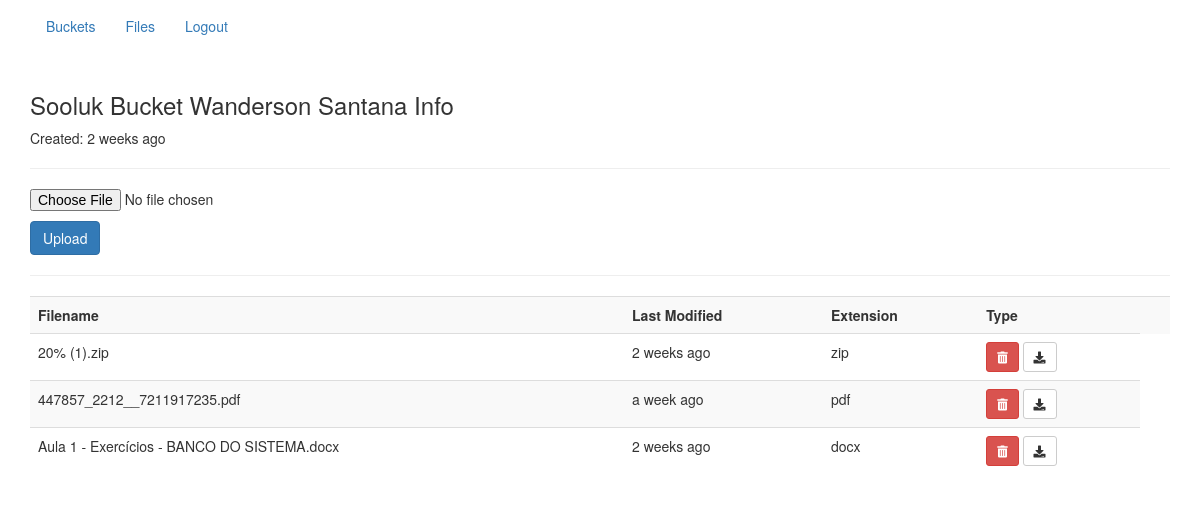
The page /files (signed in) on the database its author committed.
### models/tables.py (models this page shows, shortened)
class User(db.Model):
    __tablename__ = "user"  # Nome da tabela no banco
    id = db.Column(db.Integer, primary_key=True, nullable=False, autoincrement=True, unique=True)
    username = db.Column(db.String(64))
    usercpf = db.Column(db.String(14), unique=True)
    email = db.Column(db.String(120), unique=True)
    password_hash = db.Column(db.String(128))
    last_seen = db.Column(db.DateTime, )
    first_seen = db.Column(db.DateTime)
    files = db.relationship("File", back_populates="user", lazy="joined")
    bucket = db.relationship("Bucket", back_populates="user", lazy="joined")
    @property
    def is_authenticated(self):
        return True

class Bucket(db.Model):
    __tablename__ = 'bucket'  # Nome da tabela no banco
    id = db.Column(db.Integer, primary_key=True, nullable=False, autoincrement=True, unique=True)
    name = db.Column(db.String(100))
    creation_date = db.Column(db.DateTime)
    user_id = db.Column(db.Integer, db.ForeignKey('user.id'))
    user = db.relationship("User", back_populates="bucket", lazy="joined")
    files = db.relationship("File", back_populates="bucket", lazy="joined")

class File(db.Model):
    __tablename__ = 'file'  # Nome da tabela no banco
    id = db.Column(db.Integer, primary_key=True, nullable=False, autoincrement=True, unique=True)
    name = db.Column(db.String(100))
    path = db.Column(db.String(120))
    size = db.Column(db.String(20))
    extension = db.Column(db.String(5))
    insertion_date = db.Column(db.DateTime)
    expiration_date = db.Column(db.DateTime)
    user_id = db.Column(db.Integer, db.ForeignKey('user.id'))
    bucket_id = db.Column(db.Integer, db.ForeignKey('bucket.id'))
    user = db.relationship("User", back_populates="files", lazy="joined")
    bucket = db.relationship("Bucket", back_populates="files", lazy="joined")

### app.py (the view)
@app.route('/files')
@login_required
def files():
    _bucket = Bucket.get_for_name(name=current_user.bucket[0].name) #Saber o usuário que está logado no momento
    files = _bucket.files
    return render_template('files.html', my_bucket=_bucket, files=files)

### app.py (called while the page is built)
@lm.user_loader
def load_user(id):
    return User().user_by_id(id)

### filters.py (called while the page is built)
def datetimeformat(date_str):
    dt = arrow.get(date_str)
    return dt.humanize()

### integrations/bucket.py (called while the page is built)
    def get_for_name(name):
        _bucket = BucketTable.query.filter_by(name=name).first()  # Criar uma instância da classe
        return _bucket

### integrations/user.py (called while the page is built)
    def user_by_id(self, id):
        try:
            return UserTable.query.get(id)
        except:
            return None

### templates/files.html (shortened to what this page needs)
{% extends "layout.html" %}
{% block content %}
  <div class="container">
    <div class="col-12-xs">
      <h3>Sooluk Bucket {{ my_bucket.user.username }} Info </h3>
      <p>Created: {{ my_bucket.creation_date | datetimeformat }}</p>
      <hr>
      <form class="upload-form" action="{{ url_for('upload') }}" method="POST" enctype="multipart/form-data">
        <p><input type="file" name="file"></p>
        <button type="submit" class="btn btn-primary">Upload</button>
      </form>
      <hr>
    <table class="table table-striped">
        <tr>
          <th>Filename</th>
          <th>Last Modified</th>
          <th>Extension</th>
          <th>Type</th>
          <th></th>
        </tr>
        {% for file in files %}
        <tr>
          <td>{{ file.name }}</td>
          <td>{{ file.insertion_date | datetimeformat }}</td>
          <td>{{ file.extension }}</td>
          <td class="td-buttons">
            <form class="delete-form" action="{{ url_for('delete') }}" method="POST">
              <button type="submit" class="btn btn-danger btn-sm">
                <i class="fa fa-trash-alt"></i>
              </button>
            </form>
            <form class="download-form" action="{{ url_for('download') }}" method="POST">
              <button type="submit" class="btn btn-default btn-sm">
                <i class="fa fa-download"></i>
              </button>
            </form>
          </td>
        </tr>
        {% endfor %}
      </table>
    </div>
  </div>
{% endblock %}

### templates/layout.html (shortened to what this page needs)
{% extends "bootstrap/base.html" %}
{% block html_attribs %} lang="en"{% endblock %}
{% block head %}
  {{super()}}
  <link rel="stylesheet" href="https://use.fontawesome.com/releases/v5.0.8/css/solid.css">
  <link rel="stylesheet" href="https://use.fontawesome.com/releases/v5.0.8/css/fontawesome.css">
  <link rel="stylesheet" href="/static/styles.css">
{% endblock %}
{% block navbar %}
<div class="container">
  <div class="navbar">
    <ul class="nav navbar-nav">
      <li><a href="{{ url_for('index') }}">Buckets</a></li>
      <li><a href="{{ url_for('files') }}">Files</a></li>
      <li><a href="{{ url_for('logout') }}">Logout</a></li>
    </ul>
  </div>
</div>
{% endblock %}

### static/styles.css (style rules this page uses)
.td-buttons form { display: inline-block; }

### rows shown on the page
User: user.username "Wanderson Santana"
Bucket: creation_date "2 weeks ago"
File: name "20% (1).zip", insertion_date "2 weeks ago", extension "zip"
File: name "447857_2212__7211917235.pdf", insertion_date "a week ago", extension "pdf"
File: name "Aula 1 - Exercícios - BANCO DO SISTEMA.docx", insertion_date "2 weeks ago", extension "docx"
